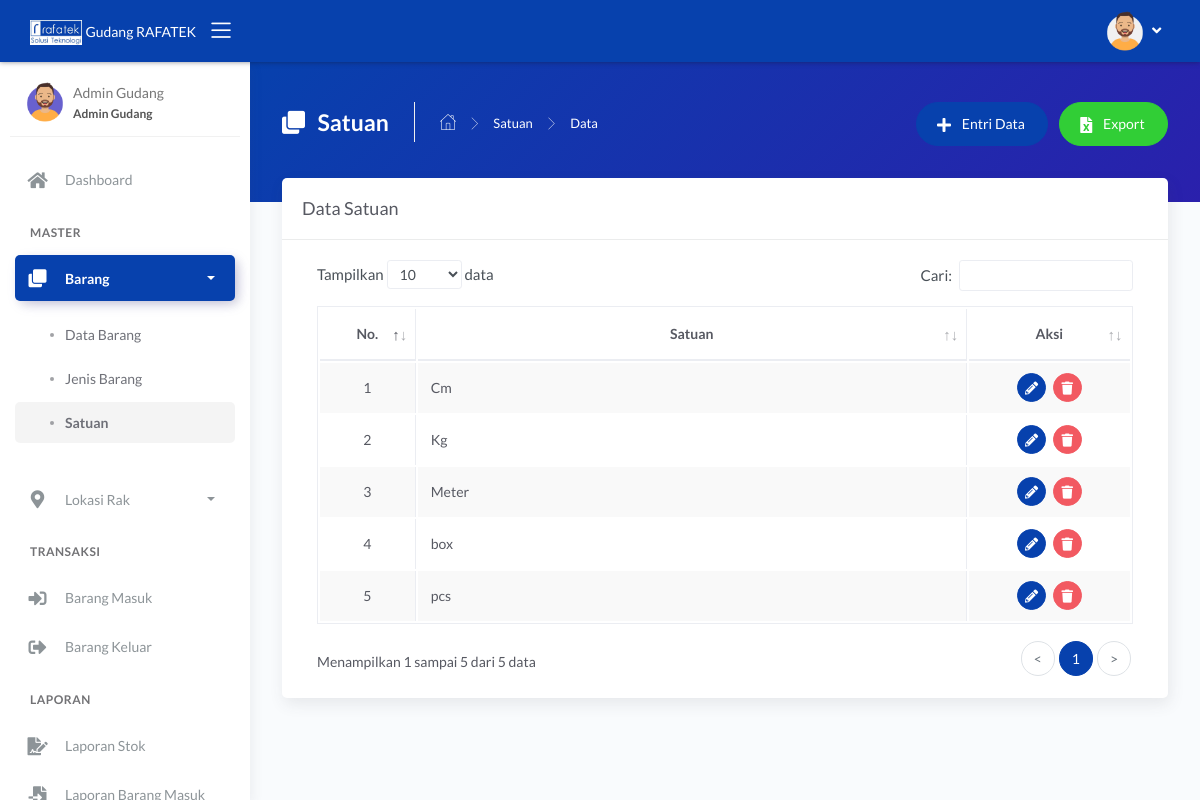
The page /main.php?module=satuan (signed in) on the database its author committed.
### tables this page shows
CREATE TABLE `tbl_satuan` (
  `id_satuan` int NOT NULL,
  `nama_satuan` varchar(30) NOT NULL
);

### modules/satuan/tampil_data.php (the view, shortened to what this page needs)
<?php
if (basename($_SERVER['PHP_SELF']) === basename(__FILE__)) {
  header('location: 404.html');
}
else {
?>
  <div class="panel-header bg-secondary-gradient">
    <div class="page-inner py-45">
      <div class="d-flex align-items-left align-items-md-top flex-column flex-md-row">
        <div class="page-header text-white">
          <h4 class="page-title text-white"><i class="fas fa-clone mr-2"></i> Satuan</h4>
          <ul class="breadcrumbs">
            <li class="nav-home"><a href="?module=dashboard"><i class="flaticon-home text-white"></i></a></li>
            <li class="separator"><i class="flaticon-right-arrow"></i></li>
            <li class="nav-item"><a href="?module=satuan" class="text-white">Satuan</a></li>
            <li class="separator"><i class="flaticon-right-arrow"></i></li>
            <li class="nav-item"><a>Data</a></li>
          </ul>
        </div>
        <div class="ml-md-auto py-2 py-md-0">
          <a href="?module=form_entri_satuan" class="btn btn-secondary btn-round mr-2">
            <span class="btn-label"><i class="fa fa-plus mr-2"></i></span> Entri Data
          </a>
          <a href="modules/satuan/export.php" class="btn btn-success btn-round">
            <span class="btn-label"><i class="fa fa-file-excel mr-2"></i></span> Export
          </a>
        </div>
      </div>
    </div>
  </div>
  <div class="page-inner mt--5">
    <div class="card">
      <div class="card-header">
        <div class="card-title">Data Satuan</div>
      </div>
      <div class="card-body">
        <div class="table-responsive">
          <table id="basic-datatables" class="display table table-bordered table-striped table-hover">
            <thead>
              <tr>
                <th class="text-center">No.</th>
                <th class="text-center">Satuan</th>
                <th class="text-center">Aksi</th>
              </tr>
            </thead>
            <tbody>
              <?php
              $no = 1;
              $query = mysqli_query($mysqli, "SELECT * FROM tbl_satuan ORDER BY id_satuan DESC")
                                              or die('Ada kesalahan pada query tampil data : ' . mysqli_error($mysqli));
              while ($data = mysqli_fetch_assoc($query)) { ?>
                <tr>
                  <td width="30" class="text-center"><?php echo $no++; ?></td>
                  <td width="300"><?php echo $data['nama_satuan']; ?></td>
                  <td width="70" class="text-center">
                    <div>
                      <a href="?module=form_ubah_satuan&id=<?php echo $data['id_satuan']; ?>" class="btn btn-icon btn-round btn-secondary btn-sm mr-md-1" data-toggle="tooltip" data-placement="top" title="Ubah">
                        <i class="fas fa-pencil-alt fa-sm"></i>
                      </a>
                      <a href="modules/satuan/proses_hapus.php?id=<?php echo $data['id_satuan']; ?>" onclick="return confirm('Anda yakin ingin menghapus data satuan <?php echo $data['nama_satuan']; ?>?')" class="btn btn-icon btn-round btn-danger btn-sm" data-toggle="tooltip" data-placement="top" title="Hapus">
                        <i class="fas fa-trash fa-sm"></i>
                      </a>
                    </div>
                  </td>
                </tr>
              <?php } ?>
            </tbody>
          </table>
        </div>
      </div>
    </div>
  </div>
<?php } ?>

### rows shown on the page
tbl_satuan: nama_satuan "Cm"
tbl_satuan: nama_satuan "Kg"
tbl_satuan: nama_satuan "Meter"
tbl_satuan: nama_satuan "box"
tbl_satuan: nama_satuan "pcs"

### other values the page prints
$_SESSION['nama_user'] "Admin Gudang"
$_SESSION['hak_akses'] "Admin Gudang"
